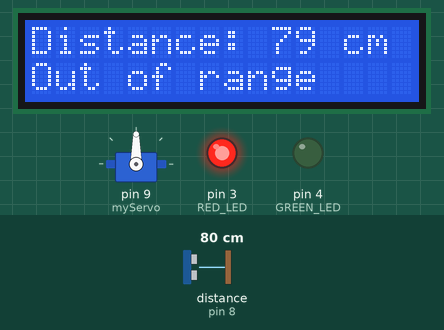
This sketch was run on a simulated Arduino Uno, built with avr-gcc and run on an emulated ATmega328P. On the bench: servo, 16×2 character LCD, output pins drawn as LEDs (lit = HIGH). Wiring (inferred from the names in the program): ultrasonic range finder: trigger pin 7; echo pin 8. The inputs (shaded band) are chosen by the test bench; at power-on: distance to the obstacle (sensor on pin 8) 80 cm. The echo pulse lasts 58.3 µs per cm; pins used as bus, display or sensor lines are not drawn; what the sketch prints to the serial monitor is not drawn.

Above: at 1.2 s.
1.3 s: distance to the obstacle (sensor on pin 8) set to 18 cm
At 2.0 s:
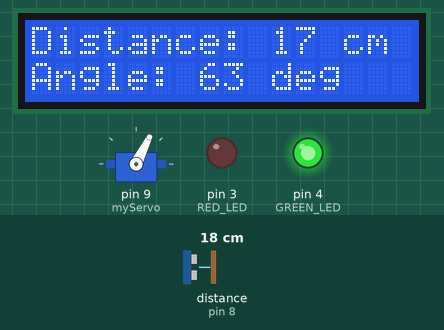
4.3 s: distance to the obstacle (sensor on pin 8) set to 2 cm
At 5.1 s:
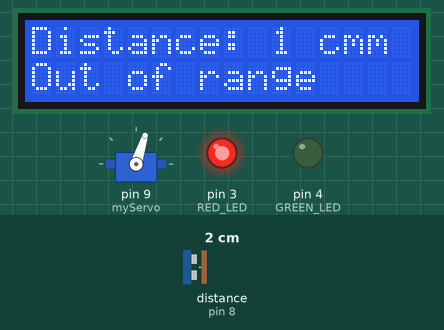
6.1 s: distance to the obstacle (sensor on pin 8) set to 9 cm
At 7.5 s:
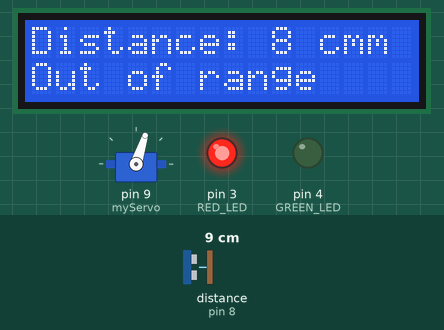
7.8 s: distance to the obstacle (sensor on pin 8) set to 12 cm
At 8.9 s:
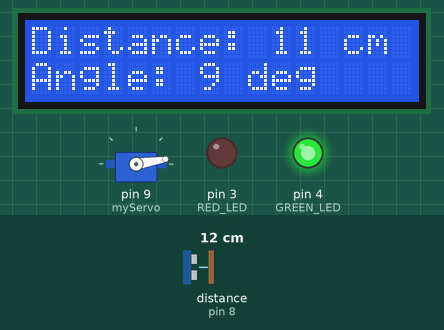
9.5 s: distance to the obstacle (sensor on pin 8) set to 120 cm
At 11.0 s:
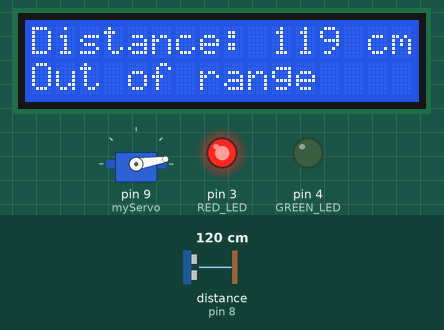
12.0 s: distance to the obstacle (sensor on pin 8) set to 35 cm
At 13.5 s:
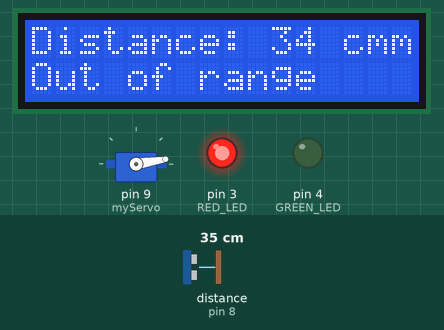
13.8 s: distance to the obstacle (sensor on pin 8) set to 31 cm
Timing chart, 0 to 16.8 s (numbered marks = the images above; inputs shaded):
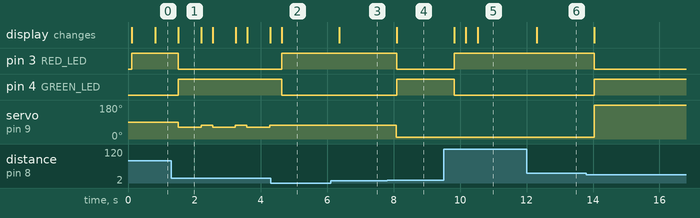

Measured:
- the behaviour switches between 10 and 11 cm on distance to the obstacle (sensor on pin 8) (found by bisection; images 3 and 4)
- after the input at 1.3 s, pin 3 (RED_LED): HIGH → LOW after 0.22 s; pin 4 (GREEN_LED): LOW → HIGH after 0.22 s; servo on pin 9 (myServo): alternates 72° for 0.34 s and 63° for 0.69 s, starting after 0.21 s; the display: changes after 0.22 s (image 1)
- after the input at 4.3 s, pin 3 (RED_LED): LOW → HIGH after 0.33 s; pin 4 (GREEN_LED): HIGH → LOW after 0.33 s; servo on pin 9 (myServo): stays 72° (without the input it goes to 63° after 0.32 s); the display: changes after 0.33 s (image 2)
- after the input at 6.1 s, the display: changes after 0.26 s (image 3)
- after the input at 7.8 s, pin 3 (RED_LED): HIGH → LOW after 0.29 s; pin 4 (GREEN_LED): LOW → HIGH after 0.29 s; servo on pin 9 (myServo): 72° → 9° after 0.28 s; the display: changes after 0.29 s (image 4)
- after the input at 9.5 s, pin 3 (RED_LED): LOW → HIGH after 0.32 s; pin 4 (GREEN_LED): HIGH → LOW after 0.32 s; the display: changes after 0.32 s (image 5)
- after the input at 12.0 s, the display: changes after 0.30 s (image 6)
- after the input at 13.8 s, pin 3 (RED_LED): HIGH → LOW after 0.24 s; pin 4 (GREEN_LED): LOW → HIGH after 0.24 s; servo on pin 9 (myServo): 9° → 180° after 0.23 s

The sketch:

Control_a_servo_motor_with_Arduino.ino
```cpp
// Controlling servo motor with ultrasonic sensor, LCD and LEDs

#include <Servo.h>                // Include the Servo library
#include <LiquidCrystal_I2C.h>    // Include LCD I2C library

Servo myServo;                    // Define servo object
LiquidCrystal_I2C lcd(0x27, 16, 2); // LCD address 0x27, 16 columns, 2 rows

// Ultrasonic pins
const int trigPin = 7;
const int echoPin = 8;

// LED pins
const int RED_LED = 3;
const int GREEN_LED = 4;

void setup() {
  Serial.begin(9600);

  myServo.attach(9);              // Connect servo signal to pin 9
  pinMode(trigPin, OUTPUT);
  pinMode(echoPin, INPUT);
  pinMode(RED_LED, OUTPUT);
  pinMode(GREEN_LED, OUTPUT);

  lcd.init();                     // Initialize the LCD
  lcd.backlight();                // Turn on the backlight
  lcd.clear();
}

void loop() {
  // --- Measure distance ---
  digitalWrite(trigPin, LOW);
  delayMicroseconds(2);
  digitalWrite(trigPin, HIGH);
  delayMicroseconds(10);
  digitalWrite(trigPin, LOW);

  long duration = pulseIn(echoPin, HIGH);
  int distance = duration * 0.0343 / 2; // Convert to cm

  // --- Display distance on LCD ---
  lcd.setCursor(0, 0);
  lcd.print("Distance: ");
  lcd.print(distance);
  lcd.print(" cm");

  Serial.print("Distance: ");
  Serial.print(distance);
  Serial.println(" cm");

  // --- Servo, LEDs, and LCD control ---
  if (distance >= 10 && distance <= 30) {
    // Map distance (10–30 cm) to servo angle (0–180°)
    int angle = map(distance, 10, 30, 0, 180);
    myServo.write(angle);
    lcd.setCursor(0, 1);
    lcd.print("                ");
    lcd.setCursor(0, 1);
    lcd.print("Angle: ");
    lcd.print(angle);
    lcd.print(" deg");

    digitalWrite(GREEN_LED, HIGH);
    digitalWrite(RED_LED, LOW);
  }
  else {
    lcd.setCursor(0, 1);
    lcd.print("                ");
    lcd.setCursor(0, 1);
    lcd.print("Out of range     "); // clear leftover text
    digitalWrite(GREEN_LED, LOW);
    digitalWrite(RED_LED, HIGH);
  }

  delay(300); // Small delay for stability
}
```
